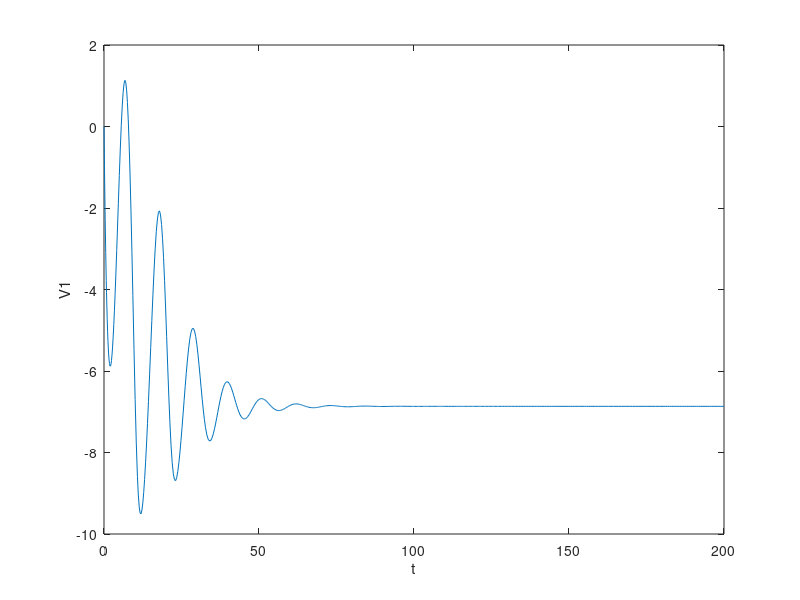
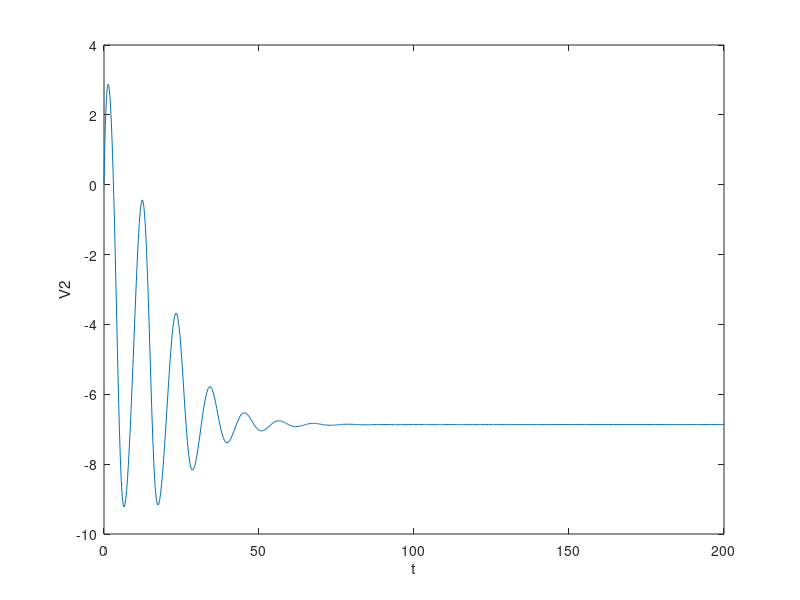
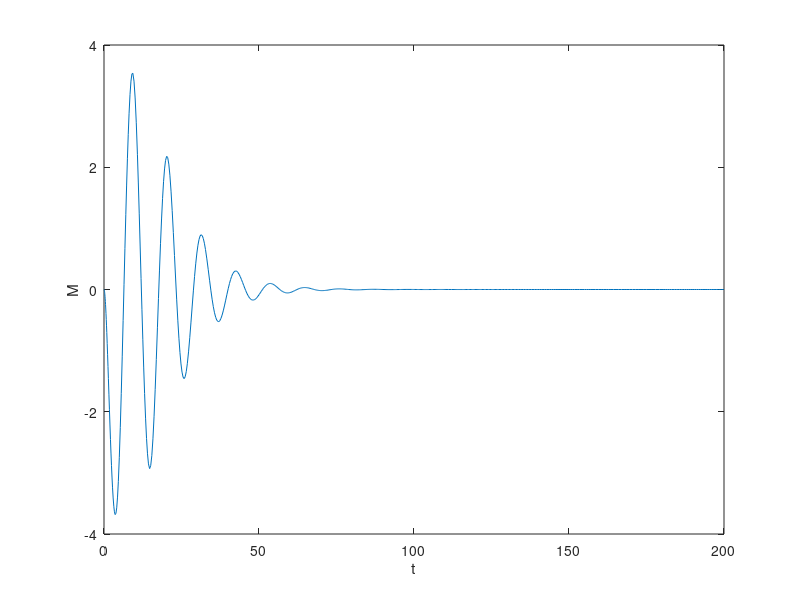
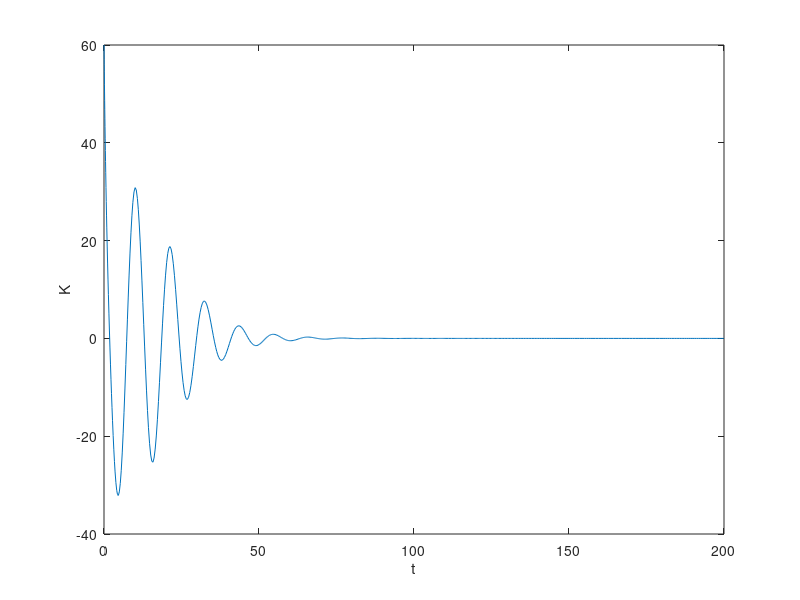

MATLAB code for these plots, in order:
%single_unit_model
%2-spring unit oscillator


I_AVB = -100;

%timescales
t_f = 1; %mechanical force timescale
t_m = 10; %muscular activity timescale
t_n = 100; %neural activity timescale

a = 0.33; %steepness of fitzhugh nagumo curve
k_SR = 10; %stretch receptor weight
C = 10; %muscle activity torque/strength

%all ODEs
v1_rhs = @(v1, K) (1/t_n)*(v1 - a*v1^3+I_AVB - k_SR*K);
v2_rhs = @(v2, K) (1/t_n)*(v2 - a*v2^3+I_AVB + k_SR*K);
M_rhs = @(v1,v2,M) (1/t_m)*(2*v1 - 2*v2 - M);
K_rhs = @(M, K) -(1/t_f)*(K - C*M);

system_rhs = @(t,x) [v1_rhs(x(1), x(4)); v2_rhs(x(2), x(4)); M_rhs(x(1), x(2), x(3)); K_rhs(x(3), x(4));];

%integrate
v1_init = 0;
v2_init = 0;
M_init = 0;
K_init = 60;

y_init = [v1_init; v2_init; M_init; K_init;];

tspan=[0 200];
[t,y] = ode45(system_rhs, tspan, y_init);

figure(1);
plot(t, y(:,1));
ylabel('V1'); xlabel('t');

figure(2);
plot(t, y(:,2));
ylabel('V2'); xlabel('t');

figure(3);
plot(t, y(:,3));
ylabel('M'); xlabel('t');

figure(4);
plot(t, y(:,4));
ylabel('K'); xlabel('t');


